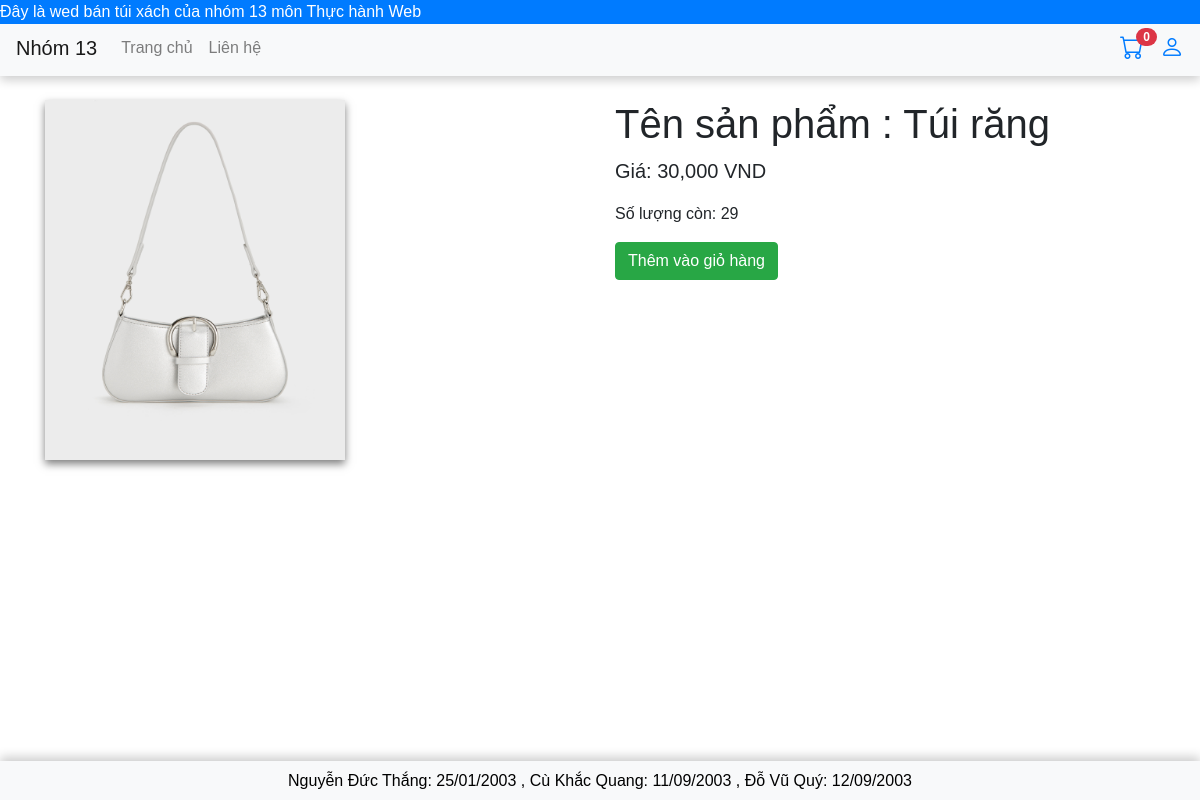
/pages/product.php?id=30 (signed in), run on the app's committed database.
### tables this page shows
CREATE TABLE `products` (
  `id` int(11) NOT NULL,
  `product_name` varchar(255) NOT NULL,
  `product_code` varchar(50) DEFAULT NULL,
  `price` int(10) DEFAULT NULL,
  `category` varchar(100) DEFAULT NULL,
  `image` varchar(255) DEFAULT NULL,
  `description` varchar(255) DEFAULT NULL
);

### pages/product.php (the view, shortened to what this page needs)
<?php
   include '../includes/db_connect.php';
   $id = $_GET['id'];
   $query = "SELECT * FROM products WHERE id = $id";
   $result = mysqli_query($conn, $query);
   $product = mysqli_fetch_assoc($result);
?>
<!DOCTYPE html>
<html lang="vi">
<head>
   <link rel="stylesheet" href="https://stackpath.bootstrapcdn.com/bootstrap/4.5.2/css/bootstrap.min.css">
   <link rel="stylesheet" href="https://cdn.jsdelivr.net/npm/bootstrap-icons@1.10.5/font/bootstrap-icons.css">
   <link rel="stylesheet" href="../assets/css/style.css">
</head>
<body>
   <div class="marquee">
      <p>Đây là wed bán túi xách của nhóm 13 môn Thực hành Web</p>
   </div>
   <nav class="navbar navbar-expand-lg navbar-light bg-light">
      <a class="navbar-brand" href="#">Nhóm 13</a>
      <div class="collapse navbar-collapse" id="navbarNav">
         <ul class="navbar-nav">
            <li class="nav-item">
               <a class="nav-link" href="<?php echo isset($_SESSION['username']) ? 'user_index.php' : 'index.php'; ?>">Trang chủ</a>
            </li>
            <li class="nav-item">
               <a class="nav-link" href="contact.php">Liên hệ</a>
            </li>
         </ul>
      </div>
      <a href="cart.php" class="text-decoration-none ml-3">
         <i class="bi bi-cart" style="font-size: 24px;"></i>
         <span id="cart-count" class="badge badge-pill badge-danger" style="position: absolute; top: 8px; right: 43px;">
            <?php echo isset($_SESSION['cart_count']) ? $_SESSION['cart_count'] : 0; ?>
         </span>
      </a>
     <div class="ml-3 dropdown">
         <a href="#" class="text-decoration-none " id="accountDropdown" role="button" data-toggle="dropdown" aria-haspopup="true" aria-expanded="false">
            <i class="bi bi-person" style="font-size: 24px;"></i>
         </a>
     </div>
   </nav>
   <div class="container product-details ">
      <div class="row">
         <div class="col-md-6">
            <div class="bla">
               <img src="../assets/images/<?php echo $product['image']; ?>" alt="<?php echo $product['product_name']; ?>" class="product-image">
            </div>
         </div>
         <div class="col-md-6">
            <h1>Tên sản phẩm : <?php echo $product['product_name']; ?></h1>
            <p class="lead">Giá: <strong><?php echo number_format($product['price']); ?> VND</strong></p>
            <p>Số lượng còn: <?php echo $product['description']; ?></p>
            <form action="add_to_cart.php" method="POST">
               <button type="submit" class="btn btn-success" style="white-space: nowrap;">Thêm vào giỏ hàng</button>
            </form>
         </div>
      </div>
   </div>
   <footer class="footer">
      <h6>Nguyễn Đức Thắng: 25/01/2003 , Cù Khắc Quang: 11/09/2003 , Đỗ Vũ Quý: 12/09/2003</h6>
   </footer>
</body>
</html>

### assets/css/style.css (style rules this page uses)
html, body { height: 100%; margin: 0; }
body { font-family: Arial, sans-serif; margin: 0; padding: 0; display: flex; flex-direction: column; }
.container { flex: 1; }
.navbar { position: fixed; width: 100%; z-index: 1000; box-shadow: 0 4px 10px rgba(0, 0, 0, 0.2); top: 20px; }
footer { background-color: white; color: black; text-align: center; box-shadow: 0 -4px 10px rgba(0, 0, 0, 0.2); padding: 10px; bottom: 0; left: 0; right: 0; z-index: 3; }
footer h6 { margin: 0; }
.footer { bottom: 0; width: 100%; background-color: #f8f9fa; text-align: center; padding: 10px 0; }
.container { padding-top: 50px; padding-bottom: 70px; }
.marquee { overflow: hidden; white-space: nowrap; background-color: #007bff; color: white; position: fixed; top: 0; width: 100%; z-index: 1001; }
.marquee p { display: inline-block; animation: marquee 10s linear infinite; margin: 0; }

### pages/product.php (style rules this page uses)
.product-image { width: 300px; height: 360px; box-shadow: 0 4px 8px rgba(0, 0, 0, 0.5); }
.product-details { margin-top: 50px; }

### data on the page
products: image (picture), product_name "Túi răng", price "30,000", description "29"
